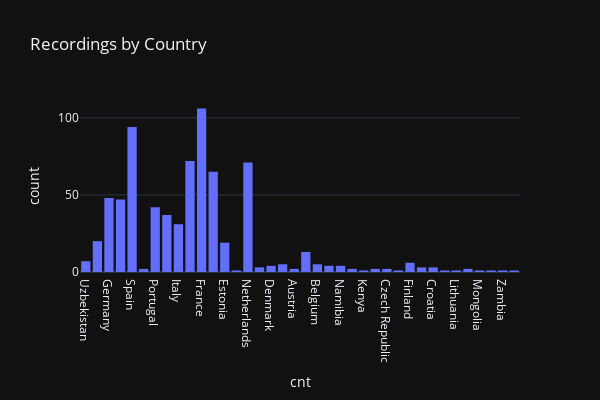

The code cell stored with this chart in its notebook:
### Code cell
# check statistics
import plotly.express as px

px.histogram(df[uselful_cols], x='cnt', template='plotly_dark', 
             height=400, width=600,
             title='Recordings by Country')

### Figure 1 — Plotly figure (JSON) as saved in the notebook; plotly's stock layout.template omitted (floating-point values rounded to 4 significant figures; data arrays with more than 128 entries replaced by an {"elided": "..."} marker saying what was removed)
{"data": [{"alignmentgroup": "True", "bingroup": "x", "hovertemplate": "cnt=%{x}<br>count=%{y}<extra></extra>", "legendgroup": "", "marker": {"color": "#636efa", "pattern": {"shape": ""}}, "name": "", "offsetgroup": "", "orientation": "v", "showlegend": false, "type": "histogram", "x": {"elided": "730 str values"}, "xaxis": "x", "yaxis": "y"}], "layout": {"barmode": "relative", "height": 400, "legend": {"tracegroupgap": 0}, "title": {"text": "Recordings by Country"}, "width": 600, "xaxis": {"anchor": "y", "domain": [0, 1], "title": {"text": "cnt"}}, "yaxis": {"anchor": "x", "domain": [0, 1], "title": {"text": "count"}}}}
